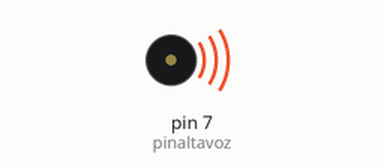
Simulated run of this sketch. Board: Arduino Uno, built with avr-gcc and run on an emulated ATmega328P. Parts: buzzer (waves = sounding).

Above: at 0.03 s.
Timing chart, 0 to 3.2 s (numbered marks = the images above):
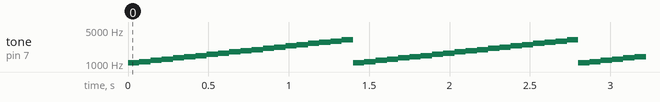

The sketch:

Octava.ino
```cpp
int pinaltavoz = 7;
int frecuencia;     // frecuencia correspondiente
int contador;       // variable para el contador
float m=1.059;      // constante para multiplicar frecuencias

void setup()
{
  pinMode(pinaltavoz,OUTPUT);

}

void loop(){
  for(contador=0,frecuencia=1000;contador<20;contador++)
    {
        frecuencia=frecuencia*m;     // actualiza la frecuencia
        tone(pinaltavoz,frecuencia); // emite el tono
        delay(70);                   // Pausa a elegir
        noTone(pinaltavoz);          // Detiene el tono
    }
}
```
